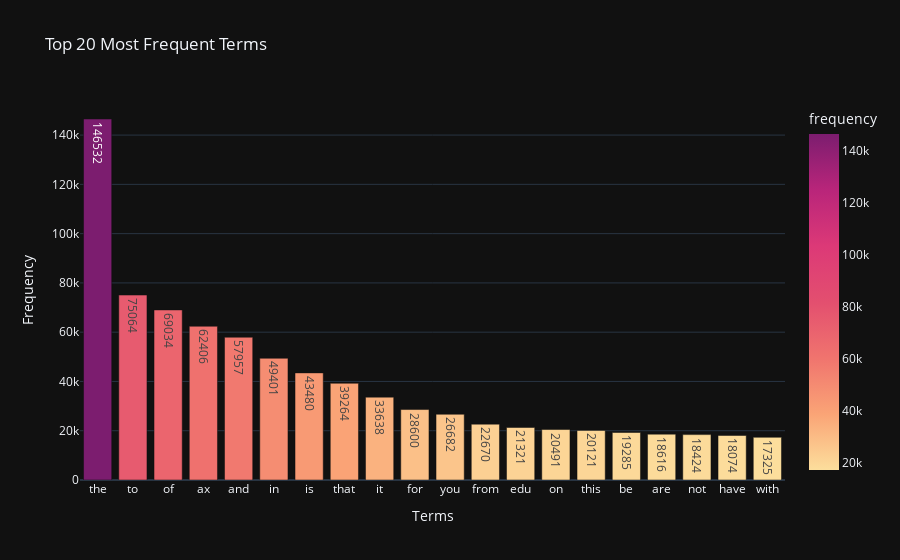

Notebook code for this chart:
### Markdown cell above
### >>> **Exercise 12 (take home):**
If you want a nicer interactive visualization here, I would encourage you try to install and use plotly to achieve this.

### Code cell
# Answer here

import numpy as np
import pandas as pd
import plotly.express as px

# 假設已經有 X_counts 和 count_vect
term_freq = np.asarray(X_counts.sum(axis=0)).ravel()
vocab = count_vect.get_feature_names_out()

# 建立 DataFrame
freq_df = pd.DataFrame({
    'term': vocab,
    'frequency': term_freq
})

# 取出前 20 個最高頻詞
top_terms = freq_df.sort_values(by='frequency', ascending=False).head(20)

# 使用 Plotly 繪製互動長條圖
fig = px.bar(
    top_terms,
    x='term',
    y='frequency',
    title='Top 20 Most Frequent Terms',
    text='frequency',
    color='frequency',
    color_continuous_scale='sunsetdark'
)

fig.update_layout(
    xaxis_title='Terms',
    yaxis_title='Frequency',
    template='plotly_dark',
    font=dict(size=12)
)

fig.show()

### Figure 1 — Plotly figure (JSON) as saved in the notebook; plotly's stock layout.template omitted (floating-point values rounded to 4 significant figures)
{"data": [{"hovertemplate": "term=%{x}<br>frequency=%{marker.color}<extra></extra>", "legendgroup": "", "marker": {"color": [146532, 75064, 69034, 62406, 57957, 49401, 43480, 39264, 33638, 28600, 26682, 22670, 21321, 20491, 20121, 19285, 18616, 18424, 18074, 17325], "coloraxis": "coloraxis", "pattern": {"shape": ""}}, "name": "", "orientation": "v", "showlegend": false, "text": [146500.0, 75060.0, 69030.0, 62410.0, 57960.0, 49400.0, 43480.0, 39260.0, 33640.0, 28600.0, 26680.0, 22670.0, 21320.0, 20490.0, 20120.0, 19280.0, 18620.0, 18420.0, 18070.0, 17320.0], "textposition": "auto", "type": "bar", "x": ["the", "to", "of", "ax", "and", "in", "is", "that", "it", "for", "you", "from", "edu", "on", "this", "be", "are", "not", "have", "with"], "xaxis": "x", "y": [146532, 75064, 69034, 62406, 57957, 49401, 43480, 39264, 33638, 28600, 26682, 22670, 21321, 20491, 20121, 19285, 18616, 18424, 18074, 17325], "yaxis": "y"}], "layout": {"barmode": "relative", "coloraxis": {"colorbar": {"title": {"text": "frequency"}}, "colorscale": [[0, "rgb(252, 222, 156)"], [0.1667, "rgb(250, 164, 118)"], [0.3333, "rgb(240, 116, 110)"], [0.5, "rgb(227, 79, 111)"], [0.6667, "rgb(220, 57, 119)"], [0.8333, "rgb(185, 37, 122)"], [1, "rgb(124, 29, 111)"]]}, "font": {"size": 12}, "legend": {"tracegroupgap": 0}, "title": {"text": "Top 20 Most Frequent Terms"}, "xaxis": {"anchor": "y", "domain": [0, 1], "title": {"text": "Terms"}}, "yaxis": {"anchor": "x", "domain": [0, 1], "title": {"text": "Frequency"}}}}
